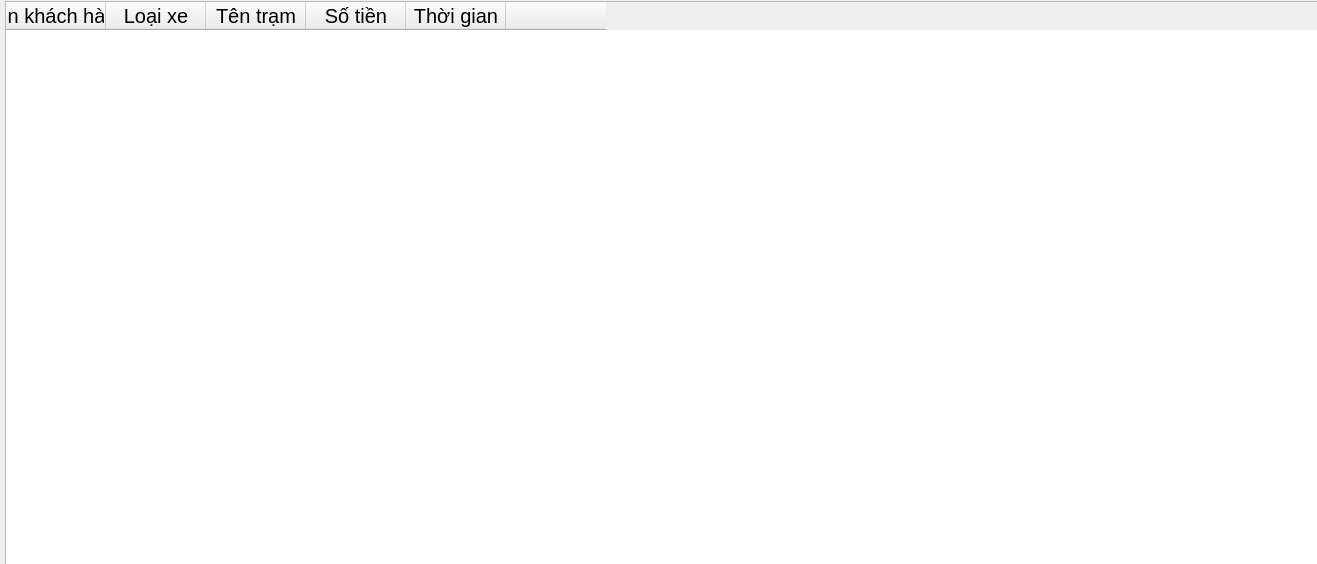
<?xml version="1.0" encoding="UTF-8"?>
<ui version="4.0">
 <class>Lichsugiaodich</class>
 <widget class="QDialog" name="Lichsugiaodich">
  <property name="geometry">
   <rect>
    <x>0</x>
    <y>0</y>
    <width>1317</width>
    <height>564</height>
   </rect>
  </property>
  <property name="windowTitle">
   <string>Dialog</string>
  </property>
  <widget class="QTableWidget" name="tableWidget">
   <property name="geometry">
    <rect>
     <x>5</x>
     <y>1</y>
     <width>1317</width>
     <height>564</height>
    </rect>
   </property>
   <property name="font">
    <font>
     <pointsize>15</pointsize>
    </font>
   </property>
   <column>
    <property name="text">
     <string>Tên khách hàng</string>
    </property>
    <property name="font">
     <font>
      <pointsize>15</pointsize>
     </font>
    </property>
   </column>
   <column>
    <property name="text">
     <string>Loại xe</string>
    </property>
    <property name="font">
     <font>
      <pointsize>15</pointsize>
     </font>
    </property>
   </column>
   <column>
    <property name="text">
     <string>Tên trạm</string>
    </property>
    <property name="font">
     <font>
      <pointsize>15</pointsize>
     </font>
    </property>
   </column>
   <column>
    <property name="text">
     <string>Số tiền</string>
    </property>
    <property name="font">
     <font>
      <pointsize>15</pointsize>
     </font>
    </property>
   </column>
   <column>
    <property name="text">
     <string>Thời gian</string>
    </property>
    <property name="font">
     <font>
      <pointsize>15</pointsize>
     </font>
    </property>
   </column>
   <column>
    <property name="text">
     <string/>
    </property>
   </column>
  </widget>
 </widget>
 <resources/>
 <connections/>
</ui>
